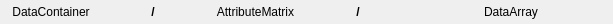
<?xml version="1.0" encoding="UTF-8"?>
<ui version="4.0">
 <class>DataArrayPathDisplay</class>
 <widget class="QWidget" name="DataArrayPathDisplay">
  <property name="geometry">
   <rect>
    <x>0</x>
    <y>0</y>
    <width>613</width>
    <height>24</height>
   </rect>
  </property>
  <property name="sizePolicy">
   <sizepolicy hsizetype="Preferred" vsizetype="Preferred">
    <horstretch>0</horstretch>
    <verstretch>0</verstretch>
   </sizepolicy>
  </property>
  <property name="windowTitle">
   <string>Data Path</string>
  </property>
  <layout class="QHBoxLayout" name="horizontalLayout">
   <property name="spacing">
    <number>0</number>
   </property>
   <property name="leftMargin">
    <number>0</number>
   </property>
   <property name="topMargin">
    <number>0</number>
   </property>
   <property name="rightMargin">
    <number>0</number>
   </property>
   <property name="bottomMargin">
    <number>0</number>
   </property>
   <item>
    <widget class="QWidget" name="dataConWidget" native="true">
     <layout class="QHBoxLayout" name="horizontalLayout_2">
      <property name="spacing">
       <number>0</number>
      </property>
      <property name="leftMargin">
       <number>0</number>
      </property>
      <property name="topMargin">
       <number>0</number>
      </property>
      <property name="rightMargin">
       <number>0</number>
      </property>
      <property name="bottomMargin">
       <number>0</number>
      </property>
      <item>
       <widget class="DataPathLabel" name="dataConPathLabel">
        <property name="sizePolicy">
         <sizepolicy hsizetype="Preferred" vsizetype="Preferred">
          <horstretch>0</horstretch>
          <verstretch>0</verstretch>
         </sizepolicy>
        </property>
        <property name="text">
         <string>DataContainer</string>
        </property>
        <property name="alignment">
         <set>Qt::AlignCenter</set>
        </property>
        <property name="margin">
         <number>4</number>
        </property>
       </widget>
      </item>
      <item>
       <widget class="QLabel" name="dataContDividerLabel">
        <property name="sizePolicy">
         <sizepolicy hsizetype="Preferred" vsizetype="Preferred">
          <horstretch>0</horstretch>
          <verstretch>0</verstretch>
         </sizepolicy>
        </property>
        <property name="font">
         <font>
          <weight>75</weight>
          <bold>true</bold>
         </font>
        </property>
        <property name="text">
         <string>/</string>
        </property>
        <property name="alignment">
         <set>Qt::AlignCenter</set>
        </property>
        <property name="margin">
         <number>2</number>
        </property>
       </widget>
      </item>
     </layout>
    </widget>
   </item>
   <item>
    <widget class="QWidget" name="attrMatWidget" native="true">
     <layout class="QHBoxLayout" name="horizontalLayout_3">
      <property name="spacing">
       <number>0</number>
      </property>
      <property name="leftMargin">
       <number>0</number>
      </property>
      <property name="topMargin">
       <number>0</number>
      </property>
      <property name="rightMargin">
       <number>0</number>
      </property>
      <property name="bottomMargin">
       <number>0</number>
      </property>
      <item>
       <widget class="DataPathLabel" name="attrMatPathLabel">
        <property name="sizePolicy">
         <sizepolicy hsizetype="Preferred" vsizetype="Preferred">
          <horstretch>0</horstretch>
          <verstretch>0</verstretch>
         </sizepolicy>
        </property>
        <property name="text">
         <string>AttributeMatrix</string>
        </property>
        <property name="alignment">
         <set>Qt::AlignCenter</set>
        </property>
        <property name="margin">
         <number>4</number>
        </property>
       </widget>
      </item>
      <item>
       <widget class="QLabel" name="attrDividerLabel">
        <property name="font">
         <font>
          <weight>75</weight>
          <bold>true</bold>
         </font>
        </property>
        <property name="text">
         <string>/</string>
        </property>
        <property name="alignment">
         <set>Qt::AlignCenter</set>
        </property>
        <property name="margin">
         <number>2</number>
        </property>
       </widget>
      </item>
     </layout>
    </widget>
   </item>
   <item>
    <widget class="DataPathLabel" name="dataArrayPathLabel">
     <property name="sizePolicy">
      <sizepolicy hsizetype="Preferred" vsizetype="Preferred">
       <horstretch>0</horstretch>
       <verstretch>0</verstretch>
      </sizepolicy>
     </property>
     <property name="text">
      <string>DataArray</string>
     </property>
     <property name="alignment">
      <set>Qt::AlignCenter</set>
     </property>
     <property name="margin">
      <number>4</number>
     </property>
    </widget>
   </item>
  </layout>
 </widget>
 <customwidgets>
  <customwidget>
   <class>DataPathLabel</class>
   <extends>QLabel</extends>
   <header location="global">SVWidgetsLib/Widgets/DataPathLabel.h</header>
  </customwidget>
 </customwidgets>
 <resources/>
 <connections/>
</ui>
